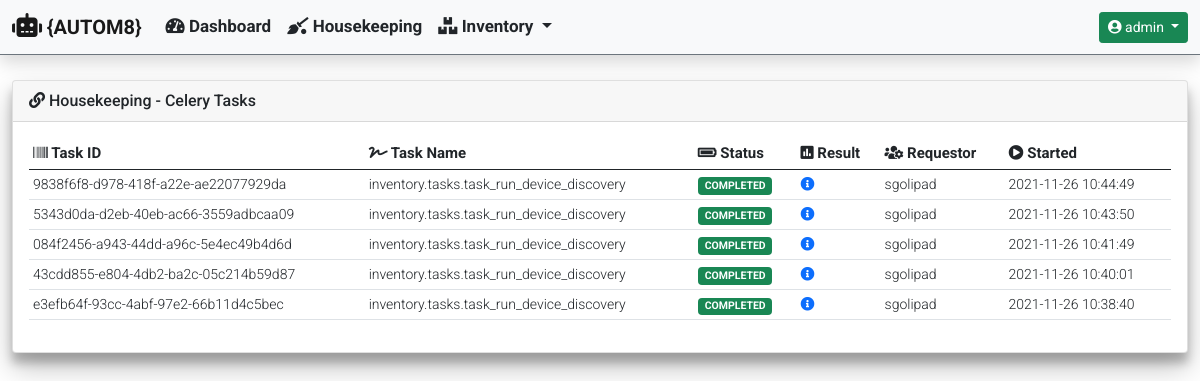
/housekeeping/ (signed in), run on an earlier commit of the app's database.
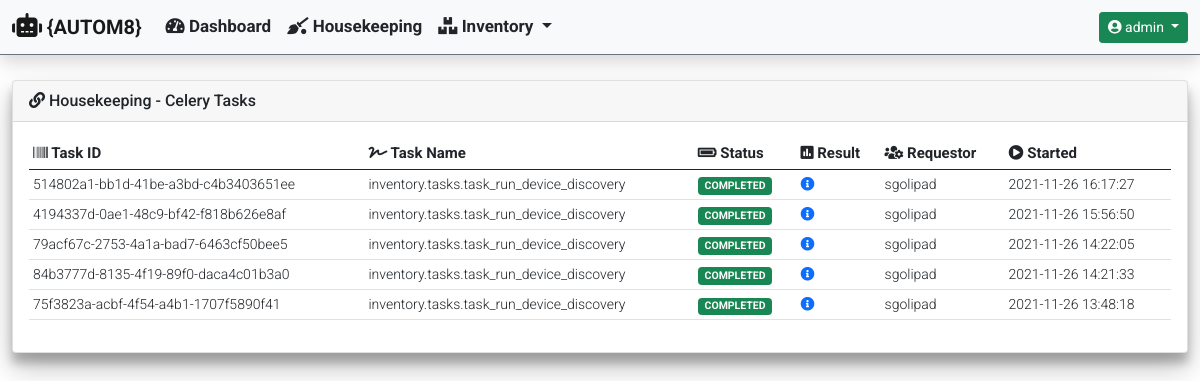
And on a later commit of the database.
### housekeeping/models.py (models this page shows)
class CeleryJobResults(models.Model):
    task_id = models.UUIDField(
        primary_key=True,
        default=uuid.uuid4,
        max_length=255
    )
    task_name = models.CharField(max_length=255)
    task_status = models.CharField(max_length=255)
    task_result = models.CharField(max_length=255)
    task_requested_by = models.CharField(max_length=255)
    start_time = models.DateTimeField()

### housekeeping/views.py (the view)
def housekeeping_celery_tasks(request):
    hostname = 'celery@' + str(gethostname())
    tasks = current_app.control.inspect([hostname])
    tasks_list = CeleryJobResults.objects.all().order_by('-start_time')
    context = {
            'title': 'Housekeeping - Celery Tasks',
            'card_header': 'Housekeeping - Celery Tasks',
            'data': {
                'tasks_list': tasks_list
            }
        }
    if tasks.stats():
        data = {
            'celery_information': {
                'celery_statistics': tasks.stats(),
                'registered_tasks': tasks.registered_tasks()[hostname],
                'scheduled_tasks': tasks.scheduled()[hostname],
                'active_tasks': tasks.active()[hostname],
                'reserved_tasks': tasks.reserved()
            }
        }
        context['data'].update(data)
        return render(
            request,
            'housekeeping/housekeeping_celery_tasks.html',
            context
        )
    else:
        return render(
                request,
                'housekeeping/housekeeping_celery_tasks.html',
                context
            )

### templates/housekeeping/housekeeping_celery_tasks.html (shortened to what this page needs)
{% extends "base_template/base.html"%}
{% block content %}
{% if data.tasks_list %}
<div class="col-md-12">
    <div class="table-responsive rounded">
        <table id="celery_completed_tasks" class="table table-hover table-sm" style="width:100%">
            <thead>
                <tr>
                    <th><i class="fas fa-barcode"></i> Task ID</th>
                    <th><i class="fas fa-signature"></i> Task Name</th>
                    <th><i class="fas fa-battery-full"></i> Status</th>
                    <th><i class="fas fa-poll"></i> Result</th>
                    <th><i class="fas fa-users-cog"></i> Requestor</th>
                    <th><i class="fas fa-play-circle"></i> Started</th>
                </tr>
            </thead>
            <tbody>
                {% for completed_task in data.tasks_list %}
                <tr>
                    <td>{{ completed_task.task_id }}</td>
                    <td>{{ completed_task.task_name }}</td>
                    <td>
                        {% if 'COMPLETED' in completed_task.task_status %}
                            <span class="badge bg-success">{{ completed_task.task_status }}</span>
                        {% else %}
                            <span class="badge bg-danger">{{ completed_task.task_status }}</span>
                        {% endif %}
                    </td>
                    <td>
                        <a href="#" data-bs-toggle="modal" data-bs-target="#task_result_modal">
                            <i class="fas fa-info-circle"></i>
                        </a>
                    </td>
                    <td>{{ completed_task.task_requested_by }}</td>
                    <td>{{ completed_task.start_time|date:"Y-m-d H:i:s" }}</td>
                </tr>
                {% endfor %}
            </tbody>
        </table>
    </div>
</div>
{% endif %}
{% endblock %}

What changed in the data, as far as the page shows it:
removed CeleryJobResults: task_id "9838f6f8-d978-418f-a22e-ae22077929da", task_name "inventory.tasks.task_run_device_discovery", task_status "COMPLETED", task_requested_by "sgolipad", start_time "2021-11-26 10:44:49"
removed CeleryJobResults: task_id "5343d0da-d2eb-40eb-ac66-3559adbcaa09", task_name "inventory.tasks.task_run_device_discovery", task_status "COMPLETED", task_requested_by "sgolipad", start_time "2021-11-26 10:43:50"
removed CeleryJobResults: task_id "084f2456-a943-44dd-a96c-5e4ec49b4d6d", task_name "inventory.tasks.task_run_device_discovery", task_status "COMPLETED", task_requested_by "sgolipad", start_time "2021-11-26 10:41:49"
removed CeleryJobResults: task_id "43cdd855-e804-4db2-ba2c-05c214b59d87", task_name "inventory.tasks.task_run_device_discovery", task_status "COMPLETED", task_requested_by "sgolipad", start_time "2021-11-26 10:40:01"
removed CeleryJobResults: task_id "e3efb64f-93cc-4abf-97e2-66b11d4c5bec", task_name "inventory.tasks.task_run_device_discovery", task_status "COMPLETED", task_requested_by "sgolipad", start_time "2021-11-26 10:38:40"
added CeleryJobResults: task_id "514802a1-bb1d-41be-a3bd-c4b3403651ee", task_name "inventory.tasks.task_run_device_discovery", task_status "COMPLETED", task_requested_by "sgolipad", start_time "2021-11-26 16:17:27"
added CeleryJobResults: task_id "4194337d-0ae1-48c9-bf42-f818b626e8af", task_name "inventory.tasks.task_run_device_discovery", task_status "COMPLETED", task_requested_by "sgolipad", start_time "2021-11-26 15:56:50"
added CeleryJobResults: task_id "79acf67c-2753-4a1a-bad7-6463cf50bee5", task_name "inventory.tasks.task_run_device_discovery", task_status "COMPLETED", task_requested_by "sgolipad", start_time "2021-11-26 14:22:05"
added CeleryJobResults: task_id "84b3777d-8135-4f19-89f0-daca4c01b3a0", task_name "inventory.tasks.task_run_device_discovery", task_status "COMPLETED", task_requested_by "sgolipad", start_time "2021-11-26 14:21:33"
added CeleryJobResults: task_id "75f3823a-acbf-4f54-a4b1-1707f5890f41", task_name "inventory.tasks.task_run_device_discovery", task_status "COMPLETED", task_requested_by "sgolipad", start_time "2021-11-26 13:48:18"
